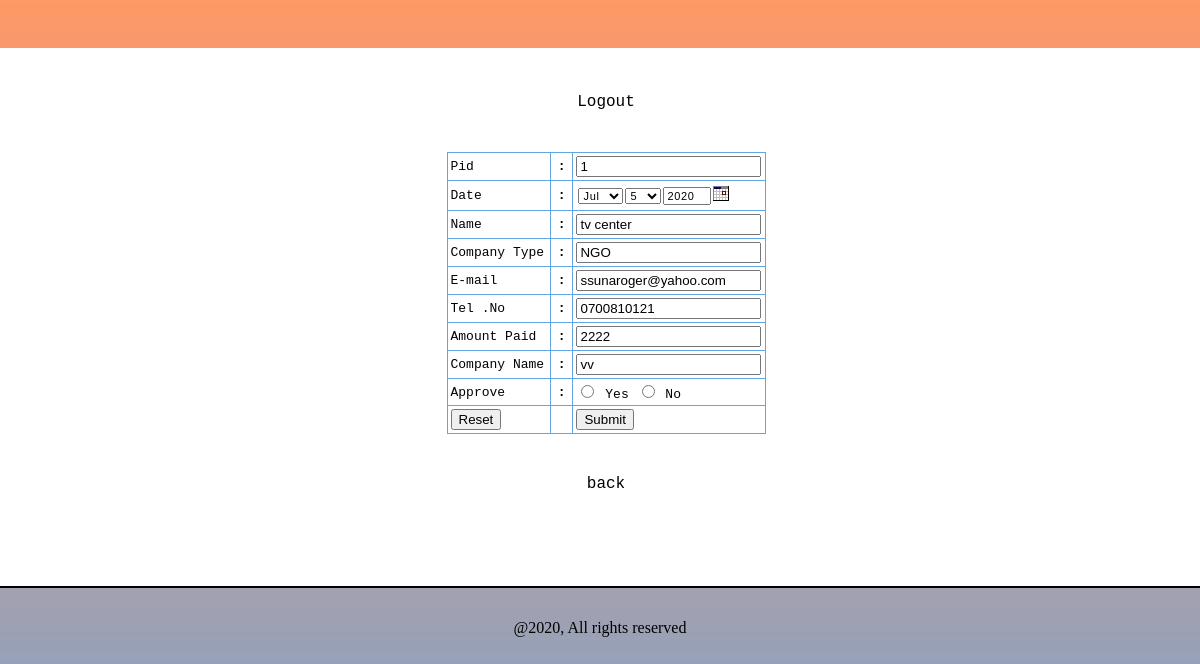
The page /payapp.php?pid=1 on the database its author committed.
### tables this page shows
CREATE TABLE IF NOT EXISTS `approval` (
  `pid` int(44) NOT NULL AUTO_INCREMENT,
  `dat` varchar(44) NOT NULL,
  `name` varchar(44) NOT NULL,
  `co` varchar(44) NOT NULL,
  `email` varchar(44) NOT NULL,
  `tel` varchar(44) NOT NULL,
  `amt` varchar(44) NOT NULL,
  `com` varchar(44) NOT NULL,
  `appro` varchar(44) NOT NULL,
  PRIMARY KEY (`pid`)
);

### payapp.php (the view, shortened to what this page needs)
<?php
$pid=$_GET['pid'];
$sql="select * from approval where pid='$pid'";
$result=mysql_query($sql) or die(mysql_error());
while($recs=mysql_fetch_array($result))
	{
	$pid=$recs['pid'];
	$name=$recs['name'];
	$co=$recs['co'];
	$email=$recs['email'];
	$tel=$recs['tel'];
	$amt=$recs['amt'];
	$com=$recs['com'];
	}
	?>
<html><head>
	<link href="config/style.css" rel="stylesheet" type="text/css">
</head><body leftmargin="0" topmargin="0" bgcolor="#d7d7e5" marginheight="0" marginwidth="0">
		<table width="101%" border="0" cellpadding="0" cellspacing="0">
			<tbody>
			<tr>
                            <td height="48">
                            <p style="margin-top: 0pt; margin-bottom: 0pt;" align="center">&nbsp;              </p></td>
              </tr>
            <tr>
                            <td bordercolor="#666666" style="border-bottom-style: solid; border-bottom-width: 1px;" bgcolor="#ffffff" height="88">
                            <table width="945" border="0" align="center" cellpadding="0" cellspacing="0">
                              <tr>
                                <td height="45">&nbsp;</td>
                              </tr>
                              <tr>
                                <td><div align="center"><a href="index.php">Logout</a><br>
                                  </div>
                                  <form name="myform" method="post" action="bod.php">
                                  <p>&nbsp;</p>
                                  <table width="319" border="0" align="center" cellpadding="3" cellspacing="1" bgcolor="#62A6E3">
                                    <tr>
                                      <td bgcolor="#FFFFFF">Pid</td>
                                      <td bgcolor="#FFFFFF"><div align="center"><strong>:</strong></div></td>
                                      <td bgcolor="#FFFFFF"><input name="pid" type="text" value="<?php echo $pid; ?>" readonly="true" /></td>
                                    </tr>
                                    <tr>
                                      <td bgcolor="#FFFFFF">Date</td>
                                      <td bgcolor="#FFFFFF"><div align="center"><strong>:</strong></div></td>
                                      <td bgcolor="#FFFFFF"><script>DateInput('dat', true, 'DD-MON-YYYY')</script></td>
                                    </tr>
                                    <tr>
                                      <td width="129" bgcolor="#FFFFFF">Name</td>
                                      <td width="22" bgcolor="#FFFFFF"><div align="center"><strong>:</strong></div></td>
                                      <td width="146" bgcolor="#FFFFFF"><input name="name" type="text" id="name" value="<?php echo $name; ?>" readonly="true" />                                      </td>
                                    </tr>
                                    <tr>
                                      <td bgcolor="#FFFFFF">Company Type</td>
                                      <td bgcolor="#FFFFFF"><div align="center"><strong>:</strong></div></td>
                                      <td bgcolor="#FFFFFF"><input name="co" type="text" id="co" value="<?php echo $co; ?>" readonly="true" /></td>
                                    </tr>
                                    <tr>
                                      <td bgcolor="#FFFFFF">E-mail</td>
                                      <td bgcolor="#FFFFFF"><div align="center"><strong>:</strong></div></td>
                                      <td bgcolor="#FFFFFF"><input name="email" type="text" id="email" value="<?php echo $email; ?>" readonly="true" /></td>
                                    </tr>
                                    <tr>
                                      <td bgcolor="#FFFFFF">Tel .No</td>
                                      <td bgcolor="#FFFFFF"><div align="center"><strong>:</strong></div></td>
                                      <td bgcolor="#FFFFFF"><input name="tel" type="text" id="tel" value="<?php echo $tel; ?>" readonly="true" /></td>
                                    </tr>
                                    <tr>
                                      <td bgcolor="#FFFFFF">Amount Paid</td>
                                      <td bgcolor="#FFFFFF"><div align="center"><strong>:</strong></div></td>
                                      <td bgcolor="#FFFFFF"><input name="amt" type="text" id="amt" value="<?php echo $amt; ?>" readonly="true" /></td>
                                    </tr>
                                    <tr>
                                      <td bgcolor="#FFFFFF">Company Name</td>
                                      <td bgcolor="#FFFFFF"><div align="center"><strong>:</strong></div></td>
                                      <td bgcolor="#FFFFFF"><input name="com" type="text" id="com" value="<?php echo $com; ?>" readonly="true" /></td>
                                    </tr>
                                    <tr>
                                      <td bgcolor="#FFFFFF">Approve</td>
                                      <td bgcolor="#FFFFFF"><div align="center"><strong>:</strong></div></td>
                                      <td bgcolor="#FFFFFF"><label>
                                        <input type="radio" name="appro" id="radio" value="Yes">
                                        Yes
                                        <input type="radio" name="appro" id="radio2" value="No">
                                      No</label></td>
                                    </tr>
                                    <tr>
                                      <td bgcolor="#FFFFFF"><input name="Submit2" type="reset" value="Reset" /></td>
                                      <td bgcolor="#FFFFFF">&nbsp;</td>
                                      <td bgcolor="#FFFFFF"><input name="Submit" type="submit" value="Submit" /></td>
                                    </tr>
                                  </table>
                                  <p>&nbsp;</p>
                                </form>                                </td>
                              </tr>
                              <tr>
                                <td><div align="center">
                                  <div align="center"><a href="approve.php">back</a><br>
                                  </div>
                                </div></td>
                              </tr>
                              <tr>
                                <td height="78">&nbsp;</td>
                              </tr>
                            </table>
              <p style="margin-top: 0pt; margin-bottom: 0pt;" align="center">&nbsp;</p></td>
              </tr>
			<tr>
			  <td style="border-top-style: solid; border-top-width: 1px;">&nbsp;</td>
			</tr>
</tbody></table>
<p align="center"> @<?php echo date('Y')?>, All rights reserved</p>
	</body></html>

### config/style.css (style rules this page uses)
td { font-family: monospace; font-size: 13px; }

### payapp.php (style rules this page uses)
a:link { text-decoration: none; }
body { background-image: url(images/bg.jpg); }

### rows shown on the page
approval: pid "1", name "tv center", co "NGO", email "ssunaroger@yahoo.com", tel "0700810121", amt "2222", com "vv"
